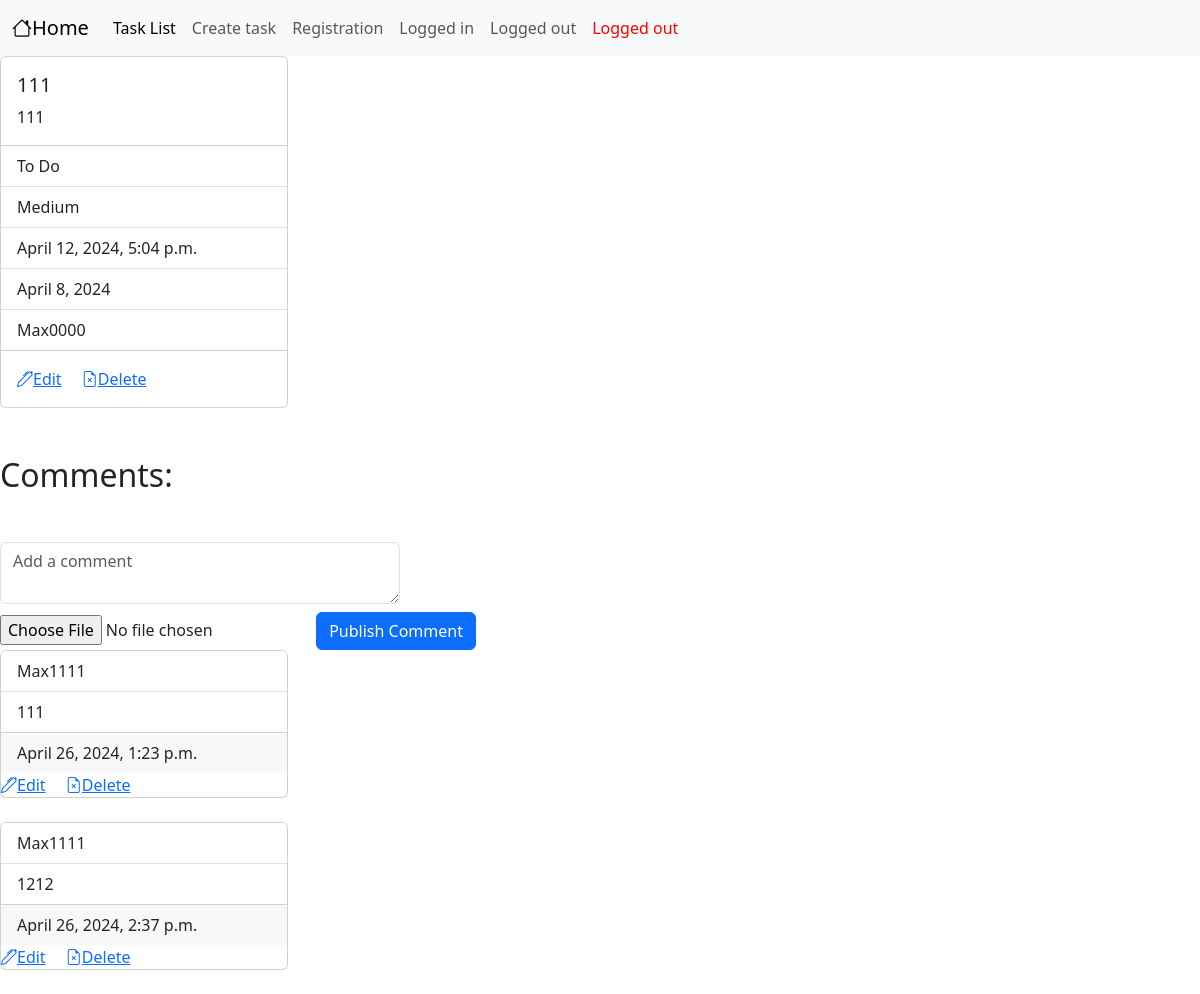
/tasks/2/, run on an earlier commit of the app's database.
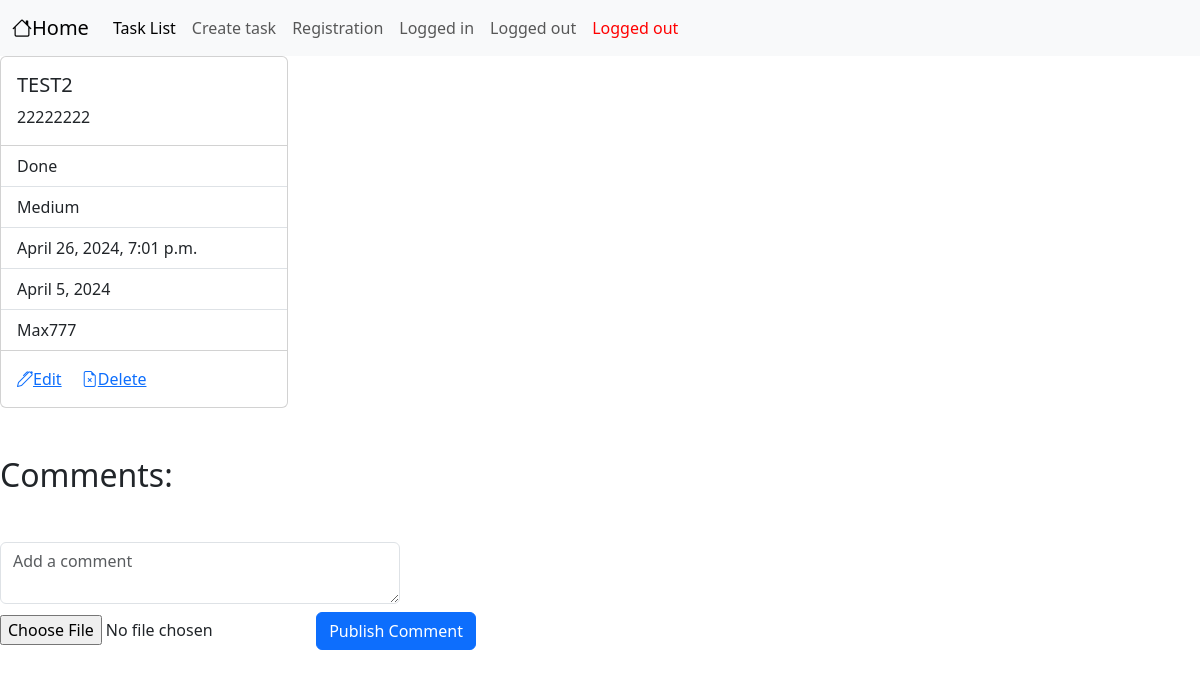
And on a later commit of the database.
### trackingApp/models.py (models this page shows, shortened)
class Task(models.Model):
    title = models.CharField(max_length=100)
    description = models.TextField()
    STATUS_CHOICES = [
        ('TODO', 'To Do'),
        ('IN_PROGRESS', 'In Progress'),
        ('DONE', 'Done'),
    ]
    status = models.CharField(max_length=20, choices=STATUS_CHOICES, default='TODO')
    PRIORITY_CHOICES = [
        ('LOW', 'Low'),
        ('MEDIUM', 'Medium'),
        ('HIGH', 'High'),
    ]
    priority = models.CharField(max_length=20, choices=PRIORITY_CHOICES, default='LOW')
    created_at = models.DateTimeField(auto_now_add=True)
    due_date = models.DateField()
    creator = models.ForeignKey(get_user_model(), on_delete=models.CASCADE, null=True, blank=True)

class Comment(models.Model):
    task = models.ForeignKey(Task, related_name='comments', on_delete=models.CASCADE)
    user = models.ForeignKey(User, on_delete=models.CASCADE)
    text = models.TextField()
    created_at = models.DateTimeField(auto_now_add=True)
    photo = models.ImageField(upload_to='comment_photos/', null=True, blank=True)

### trackingApp/views.py (the view)
# urls.py: path('tasks/<int:pk>/', TaskDetailView.as_view(), name='task_detail'),
class TaskDetailView(DetailView):
    model = Task
    template_name = 'trackingApp/task_detail.html'
    context_object_name = 'task'

### templates/trackingApp/task_detail.html (shortened to what this page needs)
{% extends 'trackingApp/base.html' %}
{% load static %}
{% block styles %}
    <link rel="stylesheet" type="text/css" href="{% static 'css/trackingApp/task_detail.css' %}">
{% endblock %}
{% block content %}
<body>
    <div class="card" style="width: 18rem;">
        <div class="card-body">
          <h5 class="card-title">{{ task.title }}</h5>
          <p class="card-text">{{ task.description }}</p>
        </div>
        <ul class="list-group list-group-flush">
          <li class="list-group-item">{{ task.get_status_display }}</li>
          <li class="list-group-item">{{ task.get_priority_display }}</li>
          <li class="list-group-item">{{ task.created_at }}</li>
          <li class="list-group-item">{{ task.due_date }}</li>
          <li class="list-group-item">{{ task.creator.username }}</li>
        </ul>
        <div class="card-body">
          <a href="{% url 'task_update' task.pk %}" class="card-link bi bi-pen" >Edit</a>
          <a href="{% url 'task_delete' task.pk %}" class="card-link bi bi-file-earmark-x">Delete</a>
        </div>
      </div>
    <h2 class = "my-5">Comments:</h2>
    <form method="post" action="{% url 'add_comment' pk=task.pk %}" enctype="multipart/form-data">
      <textarea name="text" class="form-control mb-2" placeholder="Add a comment"></textarea>
      <input type="file" name="photo" accept="image/*">
      <button type="submit" class="btn btn-primary">Publish Comment</button>
    </form>
    {% for comment in task.comments.all %}
    <div class="card mb-4" style="width: 18rem;">
        <ul class="list-group list-group-flush">
          <li class="list-group-item">{{ comment.user.username }}</li>
          <li class="list-group-item">{{ comment.text }}</li>
        </ul>
        <div class="card-footer">
            <li class="list-group-item">{{ comment.created_at }}</li>
        </div>
        <div>
          <a href="{% url 'edit_comment' pk=task.pk comment_pk=comment.pk %}" class="card-link bi bi-pen">Edit</a>
          <a href="{% url 'delete_comment' pk=task.pk comment_pk=comment.pk %}" class="card-link bi bi-file-earmark-x">Delete</a>
        </div>
    </div>
    {% endfor %}
</body>
{% endblock %}

### templates/trackingApp/base.html (shortened to what this page needs)
{% load static %}
<!DOCTYPE html>
<html lang="en">
<head>
    <link href="https://cdn.jsdelivr.net/npm/bootstrap@5.3.3/dist/css/bootstrap.min.css" rel="stylesheet">
    <link rel="stylesheet" type="text/css" href="{% static 'css/trackingApp/base.css' %}">
    <link rel="stylesheet" href="https://cdn.jsdelivr.net/npm/bootstrap-icons@1.11.3/font/bootstrap-icons.min.css">
    {% block styles %}{% endblock %}
</head>
<body>
    <header>
        <nav class="navbar navbar-expand-lg bg-body-tertiary">
            <div class="container-fluid">
              <a class="navbar-brand bi bi-house" href="{% url 'index' %}">Home</a>
              <div class="collapse navbar-collapse" id="navbarNavAltMarkup">
                <div class="navbar-nav">
                  <a class="nav-link active" aria-current="page" href="{% url 'task_list' %}" >Task List</a>
                  <a class="nav-link" href="{% url 'create_task' %}">Create task</a>
                  <a class="nav-link" href="{% url 'register' %}">Registration</a>
                  <a class="nav-link" href="{% url 'login' %}">Logged in</a>
                  <a class="nav-link" href="{% url 'logout' %}">Logged out</a>
                  {% if user.is_authenticated %}
                    <a class="nav-link" style="color: green;">Logged in as {{ user.username }}</a>
                  {% else %}
                    <a class="nav-link" style="color: red;">Logged out</a>
                  {% endif %}
                </div>
              </div>
            </div>
          </nav>
    </header>
    <div class="content">
        {% block content %}{% endblock %}
    </div>
</body>
</html>

### static/css/trackingApp/task_detail.css (style rules this page uses)
textarea.form-control { min-height: calc(1.5em + 0.75rem + calc(var(--bs-border-width) * 2)); width: 50vh; }

What changed in the data, as far as the page shows it:
no longer on this page (row edited): Comment: user.username "Max1111", text "111", created_at "April 26, 2024, 1:23 p.m."
removed Comment: user.username "Max1111", text "1212", created_at "April 26, 2024, 2:37 p.m."
changed Task "Medium": title "111" → "TEST2"; description "111" → "22222222"; status "To Do" → "Done"; created_at "April 12, 2024, 5:04 p.m." → "April 26, 2024, 7:01 p.m."; due_date "April 8, 2024" → "April 5, 2024"; creator.username "Max0000" → "Max777"
